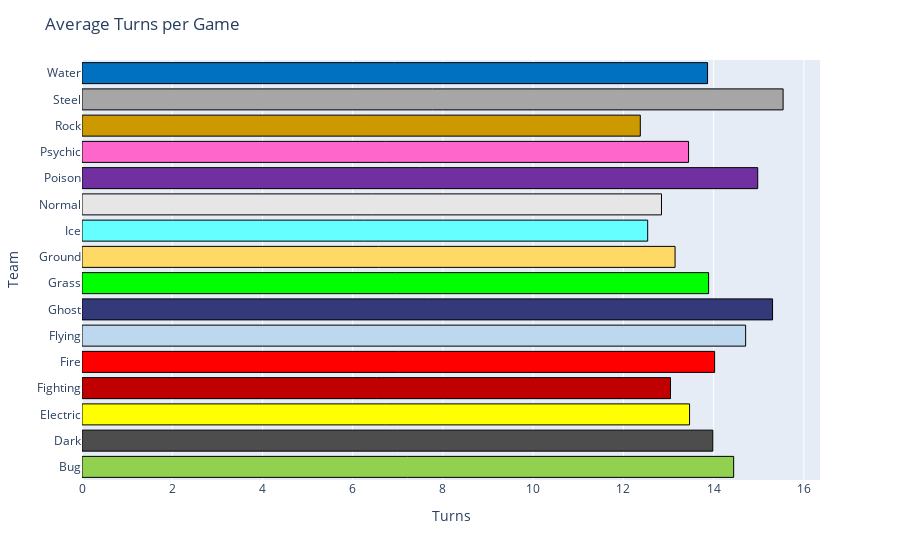

Notebook code cell kept with this figure:
### Markdown cell above
Display average turns per game

### Code cell
# Get the average turns per game for each team
df_group = df_team.groupby('Team').agg(
    Turns_Played=('Turns Played', 'sum'),
    Games_Played=('Games Played', 'sum')
).reset_index()
df_group['Turns_Per_Game'] = df_group['Turns_Played'] / df_group['Games_Played']
# Display in horizontal bar graph using Matplotlib
plt.barh(df_group['Team'], df_group['Turns_Per_Game'], color=colorset1, edgecolor='black')
plt.title('Average Turns per Game')
plt.xlabel('Turns')
plt.ylabel('Team')
plt.show()
# Display in horizontal bar graph using Plotly
fig = px.bar(df_group, x='Turns_Per_Game', y='Team', orientation='h')
fig.update_layout(
    title='Average Turns per Game', 
    xaxis_title='Turns', 
    yaxis_title='Team'
)
fig.update_traces(
    marker=dict(color=colorset1),
    marker_line_color='black', 
    marker_line_width=1
)
fig.show()

### Figure 1 — Plotly figure (JSON) as saved in the notebook; plotly's stock layout.template omitted (floating-point values rounded to 4 significant figures)
{"data": [{"alignmentgroup": "True", "hovertemplate": "Turns_Per_Game=%{x}<br>Team=%{y}<extra></extra>", "legendgroup": "", "marker": {"color": ["#92D050", "#4D4D4D", "#FFFF00", "#C00000", "#FF0000", "#BDD7EE", "#34397A", "#00FF00", "#FFD966", "#66FFFF", "#E7E6E6", "#7030A0", "#FF66CC", "#CC9900", "#A6A6A6", "#0070C0"], "line": {"color": "black", "width": 1}, "pattern": {"shape": ""}}, "name": "", "offsetgroup": "", "orientation": "h", "showlegend": false, "textposition": "auto", "type": "bar", "x": [14.44, 13.98, 13.47, 13.04, 14.02, 14.71, 15.31, 13.89, 13.15, 12.54, 12.84, 14.98, 13.44, 12.38, 15.54, 13.87], "xaxis": "x", "y": ["Bug", "Dark", "Electric", "Fighting", "Fire", "Flying", "Ghost", "Grass", "Ground", "Ice", "Normal", "Poison", "Psychic", "Rock", "Steel", "Water"], "yaxis": "y"}], "layout": {"barmode": "relative", "legend": {"tracegroupgap": 0}, "margin": {"t": 60}, "title": {"text": "Average Turns per Game"}, "xaxis": {"anchor": "y", "domain": [0, 1], "title": {"text": "Turns"}}, "yaxis": {"anchor": "x", "domain": [0, 1], "title": {"text": "Team"}}}}
